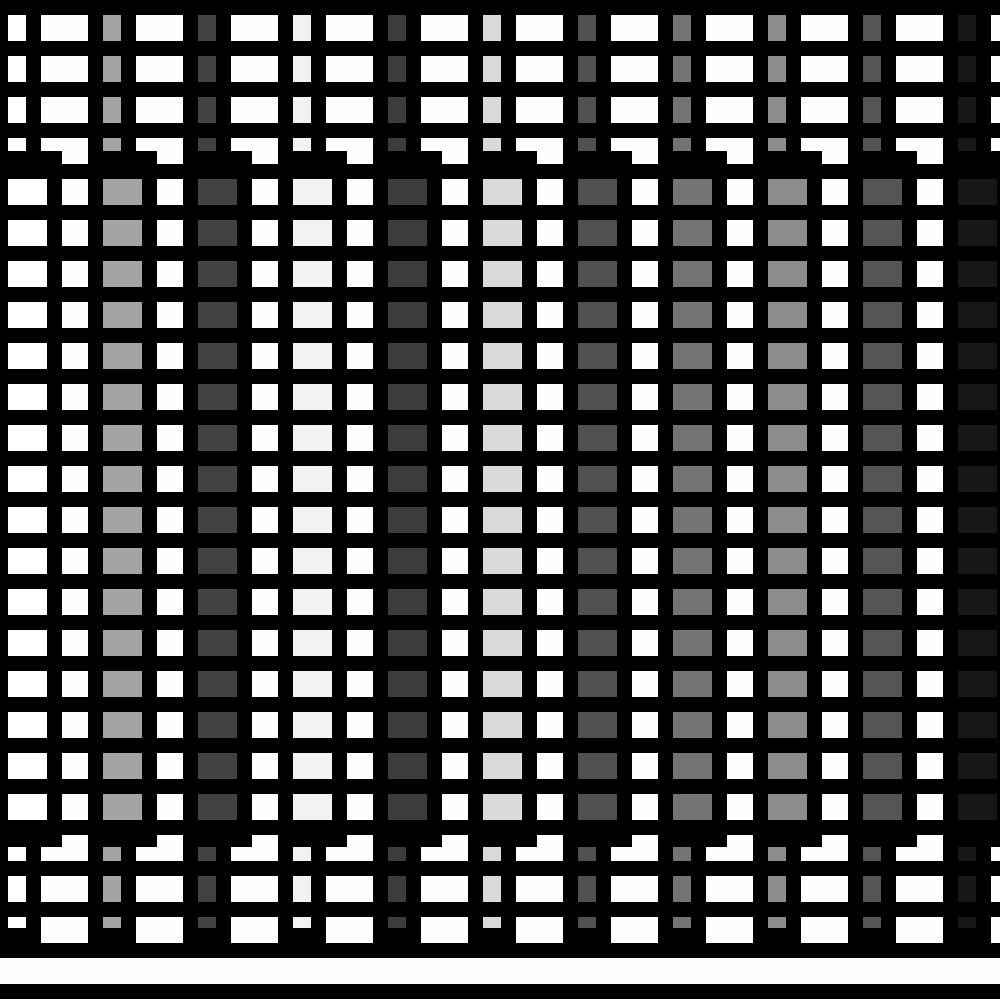
Frame 1 (no input)
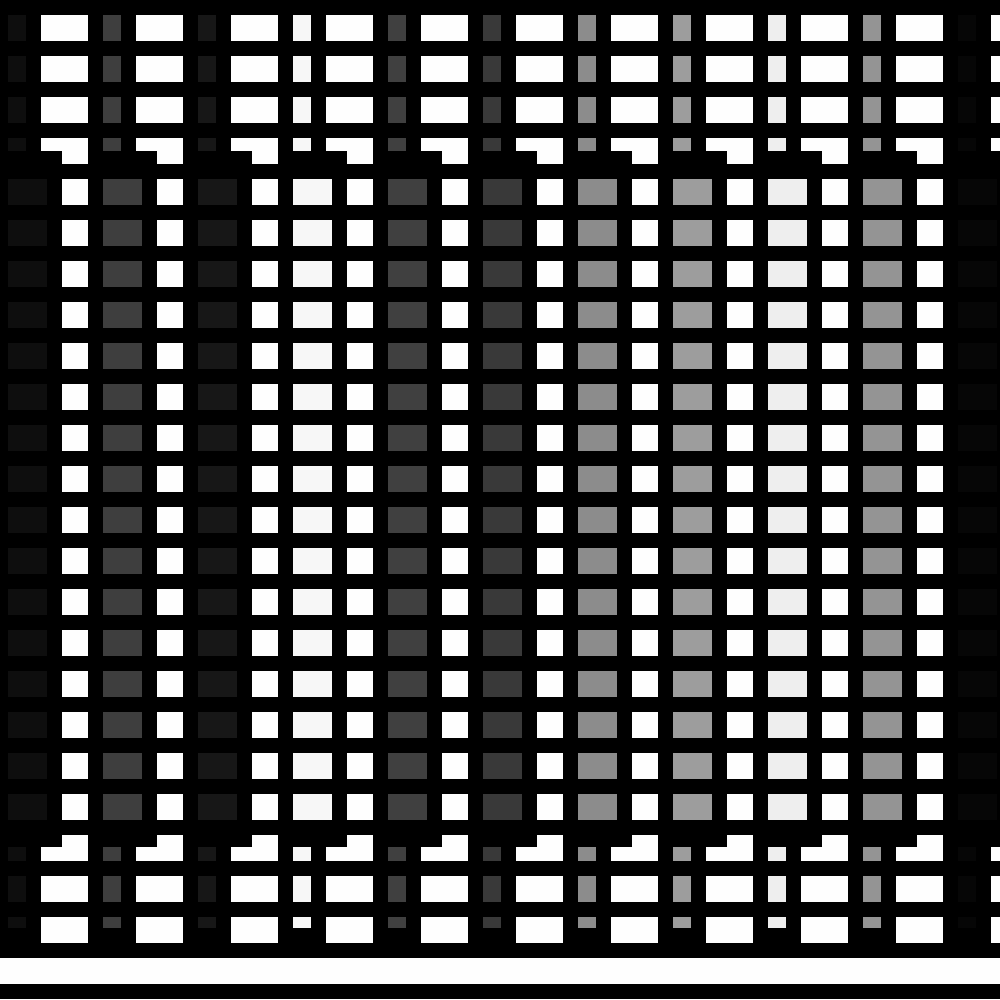
Frame 60 (the mouse pressed at the canvas centre just before this capture)
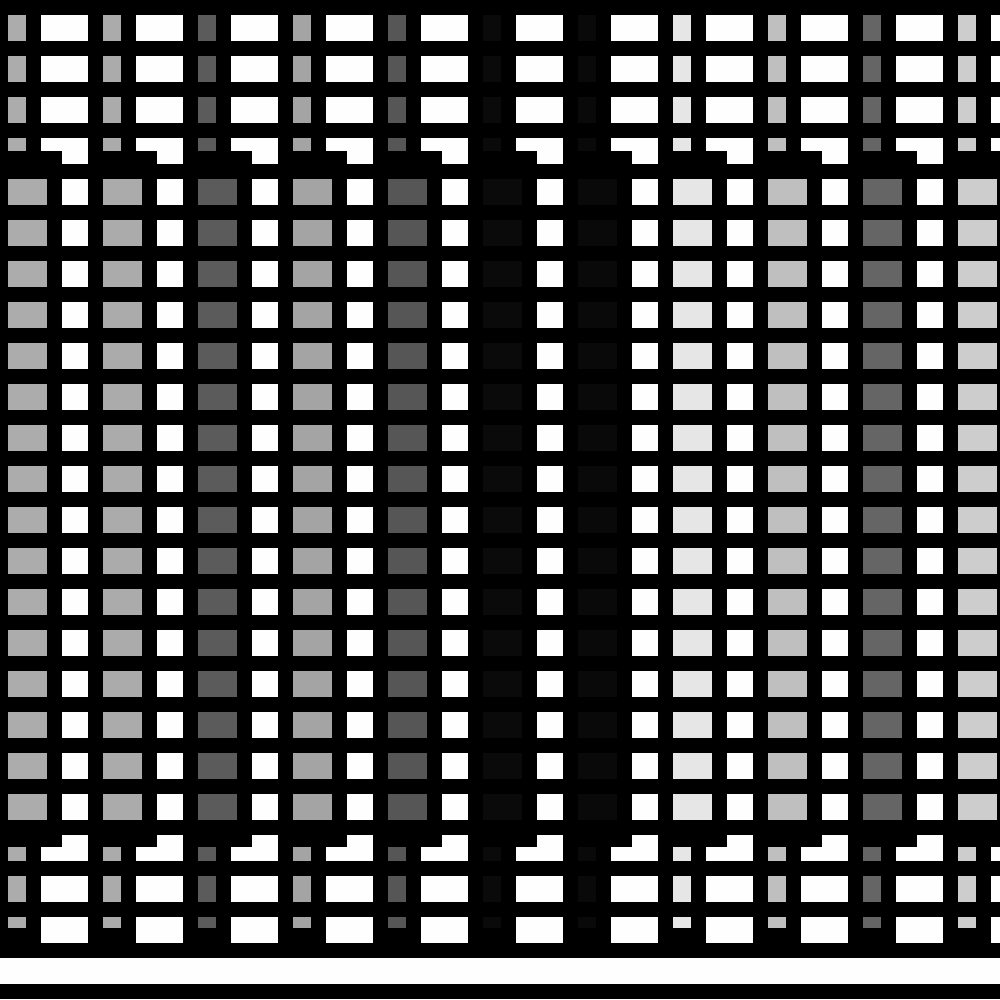
Frame 120 (the mouse held since frame 60 and released just before this capture)

The Processing sketch that drew these frames (run headless with seeded random() and noise(); from frame 60 on, the mouse is pressed at the canvas centre):

// Processing sketch: sketch_231017a
// ── sketch_231017a.pde

void setup() {
  size(1000, 1000);
}

void draw() {
  background(254);
  strokeWeight(15);

  for (int x = 0; x < width; x = x + 95) {
    rect(x, 2, 33, 933);
    rect(x, 158, 54, 681);
    fill(random(255));

    for (int y = 7; y < height; y = y + 41) {
      line(-5, y, width, y);
    }
  }
  if (frameCount == 1) {
    String filename = "output";
    save(filename + ".png");
    print("canvas saved as " + filename + ".png");
  }
}
